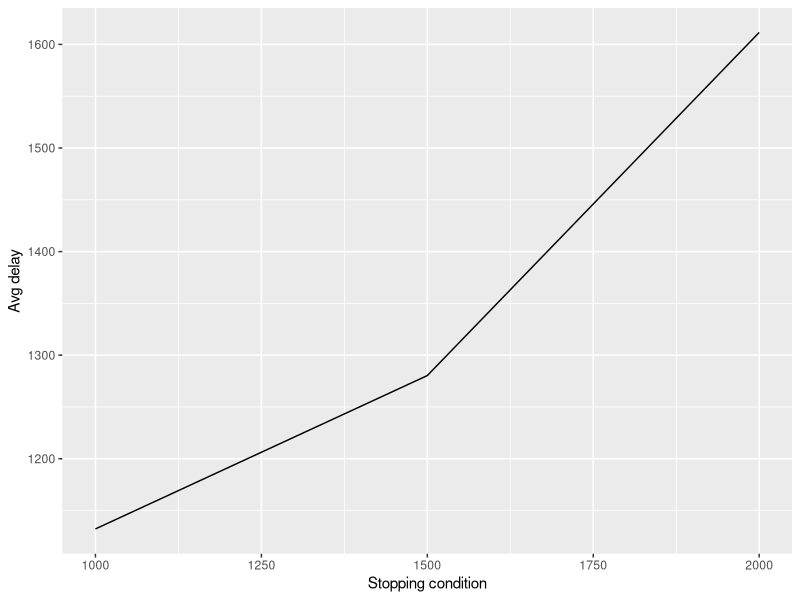
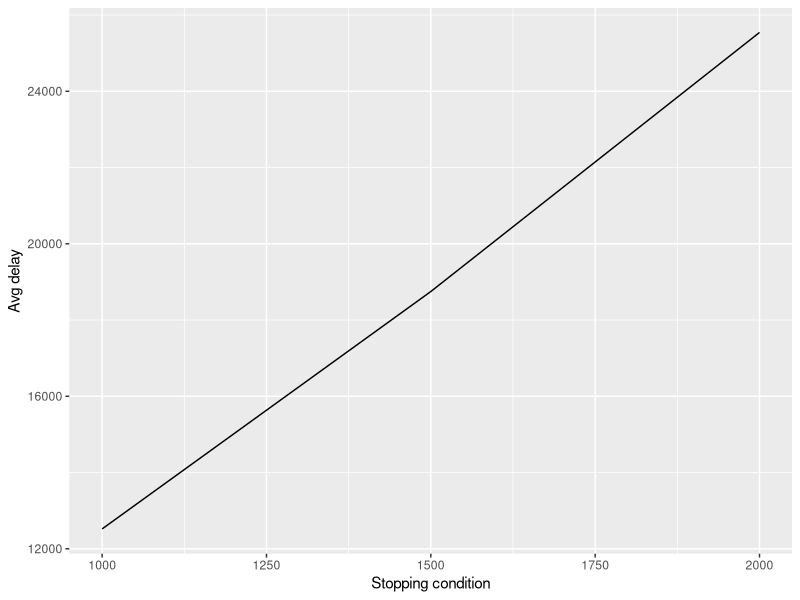

Recreate these plots in R, in order.
library(ggplot2)

calc_avg_delay <- function(ArrivalRate, ServiceRate, StoppingCondition) {
  Time <- 0
  NumQueueCompleted <- 0
  ServerStatus <- 0
  NumInQueue <- 0
  AccumDelay <- 0
  QueueArrivalTime <- c()
  EventList <- c(rexp(1, ArrivalRate), Inf)

  while (NumQueueCompleted < StoppingCondition) {
    NextEventType <- which.min(EventList)
    Time <- EventList[NextEventType]
    if (NextEventType == 1) {
      EventList[1] <- Time + rexp(1, ArrivalRate)
      if (ServerStatus == 1) {
        QueueArrivalTime <- c(QueueArrivalTime, Time)
        NumInQueue <- NumInQueue + 1
      } else {
        NumQueueCompleted <- NumQueueCompleted + 1
        ServerStatus <- 1
        EventList[2] <- Time + rexp(1, ServiceRate)
      }
    } else {
      if (NumInQueue == 0) {
        ServerStatus <- 0
        EventList[2] <- Inf
      } else {
        AccumDelay <- AccumDelay + Time - QueueArrivalTime[1]
        QueueArrivalTime <- QueueArrivalTime[-1]
        NumInQueue <- NumInQueue - 1
        NumQueueCompleted <- NumQueueCompleted + 1
        EventList[2] <- Time + rexp(1, ServiceRate)
      }
    }
  }

  AccumDelay / NumQueueCompleted
}

generate_graph <- function(rho, output_file) {
  print(rho)

  StoppingConditions <- seq(1000, 2000, by = 500)
  AvgAvgDelays <- sapply(StoppingConditions, function(StoppingCondition) {
    sum(sapply(1:50, function(...) {
      calc_avg_delay(rho, 1, StoppingCondition)
    }))
  })

  data <- data.frame(x = StoppingConditions, y = AvgAvgDelays)

  plot <- ggplot(data) +
    geom_line(aes(.data$x, .data$y)) +
    xlab("Stopping condition") +
    ylab("Avg delay")

  ggsave(plot, file = output_file, device = "svg")
}

set.seed(0)
pdf(NULL)
generate_graph(1, "output/6a.svg")
generate_graph(2, "output/6b.svg")
